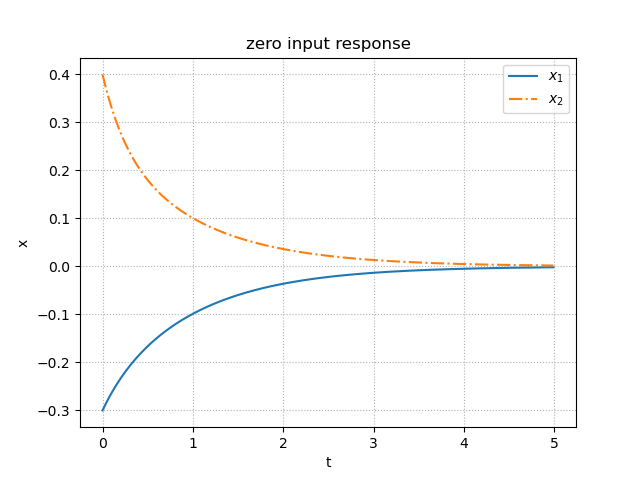

Write Python code to recreate this figure.
"""
2021/03/02
@Yuya Shimizu

状態空間モデルの初期値応答
"""
import numpy as np
from control import  ss
from control.matlab import  initial
from for_plot import *
import matplotlib.pyplot as plt

##状態空間モデルの設定
A = [[ 0,  1],
       [-4, -5]]

B = [[0],
        [1]]

C = [[ 1, 0],
       [ 0, 1]]     #np.eye(2)とも記述できる

D = [[0],
        [0]]        #np.zeros([2,1])とも記述できる

P = ss(A, B, C, D)


##初期値応答
Td = np.arange(0, 5, 0.01)    #シミュレーション時間
x0 = [-0.3, 0.4]                    #初期値
x, t = initial(P, Td, x0)           #初期値応答（零入力応答）


##描画
fig, ax = plt.subplots()
ax.plot(t, x[:, 0], label = '$x_1$')
ax.plot(t, x[:, 1], ls = '-.', label = '$x_2$')
ax.set_title('zero input response')
plot_set(ax, 't', 'x', 'best')
plt.show()
